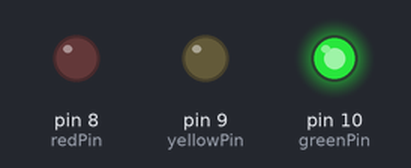
The sketch below on a simulated Arduino Uno, built with avr-gcc and run on an emulated ATmega328P. Parts: output pins drawn as LEDs (lit = HIGH).

Above: at 5.0 s.
At 14.5 s:
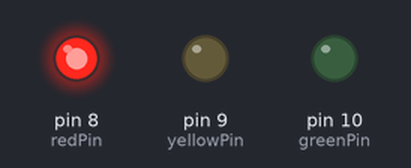
At 18.0 s:
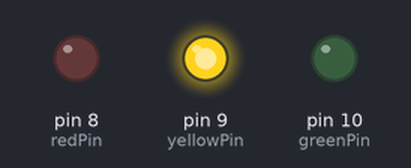
Timing chart, 0 to 24.7 s (numbered marks = the images above):
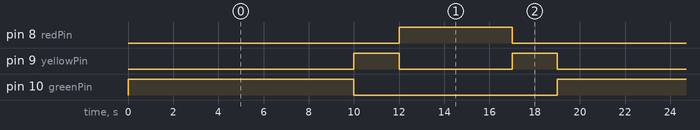

Measured:
- by itself, pin 8 (redPin): alternates HIGH for 5.0 s and LOW for 14.0 s
- by itself, pin 9 (yellowPin): repeats every 19.0 s: LOW 5.0 s, HIGH 2.0 s, LOW 10.0 s, HIGH 2.0 s
- by itself, pin 10 (greenPin): alternates HIGH for 10.0 s and LOW for 9.0 s

The sketch:

Trafic_light.ino
```cpp
//LED pins
const int redPin = 8;
const int yellowPin = 9;
const int greenPin = 10;

void setup() {
  // Set LED pins as output
  pinMode(redPin, OUTPUT);
  pinMode(yellowPin, OUTPUT);
  pinMode(greenPin, OUTPUT);
}

void loop() {
  // Green Light ON (Go)
  digitalWrite(greenPin, HIGH);
  digitalWrite(yellowPin, LOW);
  digitalWrite(redPin, LOW);
  delay(10000);  // 5 seconds

  // Yellow Light ON (Prepare to stop)
  digitalWrite(greenPin, LOW);
  digitalWrite(yellowPin, HIGH);
  digitalWrite(redPin, LOW);
  delay(2000);  // 2 seconds

  // Red Light ON (Stop)
  digitalWrite(greenPin, LOW);
  digitalWrite(yellowPin, LOW);
  digitalWrite(redPin, HIGH);
  delay(5000);  // 5 seconds

   // Yellow Light ON (Prepare to stop)
  digitalWrite(greenPin, LOW);
  digitalWrite(yellowPin, HIGH);
  digitalWrite(redPin, LOW);
  delay(2000);  // 2 seconds

}
```
